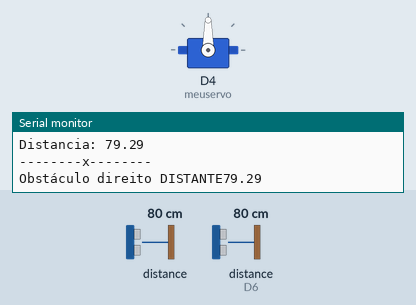
Simulated run of this sketch. Board: ESP8266 (NodeMCU). Shown: servo, the last lines printed to the serial monitor. Wiring (inferred from the names in the program): 2 × ultrasonic range finder: trigger D2, echo D3 / trigger D5, echo D6. The inputs (shaded band) are chosen by the test bench; at power-on: distance to the obstacle 80 cm, distance to the obstacle (sensor on D6) 80 cm. The echo pulse lasts 58.3 µs per cm.

Above: at 1.8 s.
1.9 s: distance to the obstacle (sensor 0) set to 14 cm
3.4 s: distance to the obstacle (sensor 0) set to 10 cm
At 4.4 s:
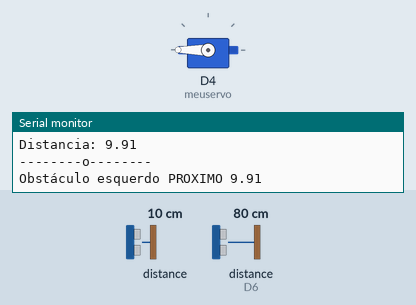
7.5 s: distance to the obstacle (sensor on D6) set to 2 cm
11.6 s: distance to the obstacle (sensor on D6) set to 18 cm
At 11.6 s:
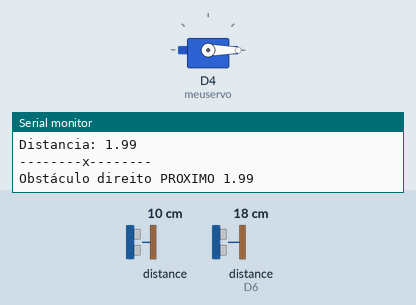
15.7 s: distance to the obstacle (sensor on D6) set to 4 cm
Timing chart, 0 to 20.8 s (numbered marks = the images above; inputs shaded):
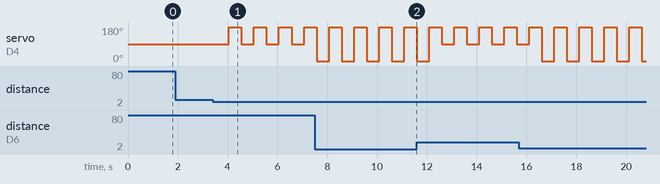

Measured:
- the behaviour switches between 13 and 12 cm on distance to the obstacle (sensor 0) (found by bisection; images 0 and 1)
- after the input at 3.4 s, servo on D4 (meuservo): alternates 180° for 0.51 s and 90° for 0.50 s, starting after 0.64 s

The sketch:

MASCARA_MOVIMENTO_ULTRA.ino
```cpp
#include <Servo.h>
#define trigPin D2
#define echoPin D3 
#define trigPinDireito D5
#define echoPinDireito D6
 
Servo meuservo ;

int pos = 90;

void setup() {
    
    meuservo.attach(D4);
    
  //meuservo.write(0);
      Serial.begin(115200);
      pinMode(trigPin, OUTPUT);
      pinMode(echoPin, INPUT);
      digitalWrite(trigPin, LOW);
    //direito
      pinMode(trigPinDireito, OUTPUT);
      pinMode(echoPinDireito, INPUT);
      digitalWrite(trigPinDireito, LOW);  
}
//variaveis ultra
long duracao, duracaoDireito;
float distancia, aux,  distanciaDireito, auxDireito;

void loop() {

      digitalWrite(trigPin, HIGH);
      delayMicroseconds(500);
      digitalWrite(trigPin, LOW);

      duracao = pulseIn(echoPin, HIGH , 1000000);
      aux = duracao;
      distancia = (aux * 340 / 10000) / 2;
      Serial.print("Distancia: ");
      Serial.println(distancia);
      Serial.println("--------o--------");
    //Serial.print("Duracao: ");
    //Serial.println(duracao);

    if (distancia > 12) {
        Serial.print("Obstáculo esquerdo DISTANTE");
        Serial.println(distancia);
        meuservo.write(pos);
        delay(500);
      
     
  } else if (distancia <= 12 ) {
        Serial.print("Obstáculo esquerdo PROXIMO ");
        Serial.println(distancia);
        meuservo.write(180);
        delay(500);

     
  } 
  // direito ***************************
      digitalWrite(trigPinDireito, HIGH);
      delayMicroseconds(500);
      digitalWrite(trigPinDireito, LOW);

      duracaoDireito = pulseIn(echoPinDireito, HIGH , 1000000);
      auxDireito = duracaoDireito;
      distanciaDireito = (auxDireito * 340 / 10000) / 2;
      Serial.print("Distancia: ");
      Serial.println(distanciaDireito);
      Serial.println("--------x--------");
    //Serial.print("Duracao: ");
    //Serial.println(duracao);

    if (distanciaDireito > 12) {
        Serial.print("Obstáculo direito DISTANTE");
        Serial.println(distanciaDireito);
        meuservo.write(pos);
        delay(500);
      
     
  } else if (distanciaDireito <= 12 ) {
        Serial.print("Obstáculo direito PROXIMO ");
        Serial.println(distanciaDireito);
        meuservo.write(0);
        delay(500);

     
  }  
}
```
